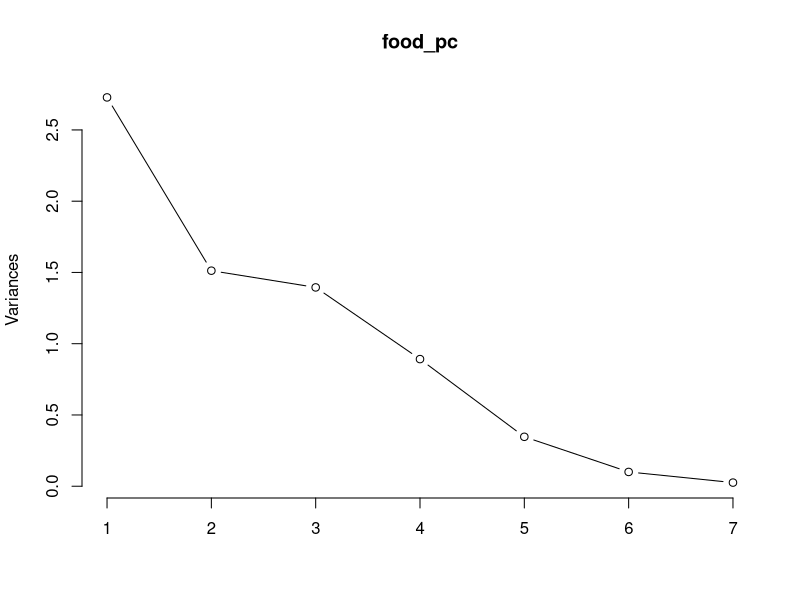
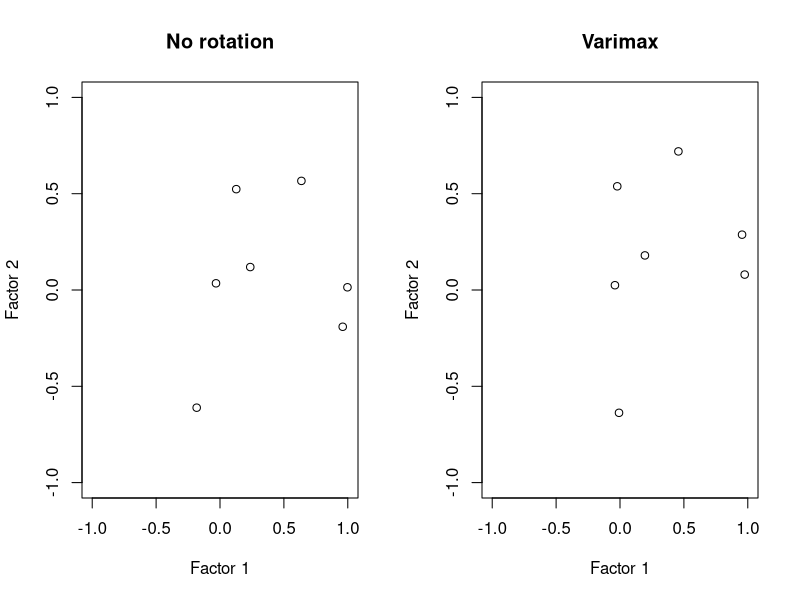

Write R code to recreate these figures, in order.

library("HSAUR3")
data("USairpollution")

food_varcov <- cov(USairpollution)
food_cor <- cor(USairpollution)

food_pc <- prcomp(USairpollution, 
                  center = TRUE,scale. = TRUE)





screeplot(food_pc, type="lines")         # Clearly first two E.values are the 
# only ones that are greater than 1.
# We hence set m=2 in factor analysis


#### PC based Method #####

food_eigen <- eigen(food_cor) 
L1_eigen <-   food_eigen$vector[,1]*(food_eigen$values[1])**0.5
L2_eigen <-   food_eigen$vector[,2]*(food_eigen$values[2])**0.5

## Specific variances
spec_eigen <- 1-(L1_eigen^2 + L2_eigen^2)

## Loading Matrix
L_eigen <- cbind(L1_eigen,L2_eigen)

## Through this method, we clearly don't see a 
## full recovery of the off diagonals of R. 
## Hence the need for the iterative method. 


#### MLE based Method ####

food_fa2 <- factanal(USairpollution, factors = 2, rotation="none")    
food_fa1 <- factanal(USairpollution, factors = 1, rotation="none")  


# Uniqueness: Specific variances
# Loadings: Factor Loadings 

food_fa1$uniquenesses
food_fa2$uniquenesses

# Compute communality

L2 <- food_fa2$loadings
Com2 <- L2 %*% t(L2)

# Recover the correlation matrix from the communality & specific factors

Decomp2 <- Com2 + diag(food_fa2$uniquenesses)
Decomp2
cor(USairpollution)

#### Rotation ####
## Varimax is the default ##
food_fa2_def <- factanal(USairpollution, factors = 2)
food_fa1_def <- factanal(USairpollution, factors = 1) 

food_fa2_vari <- factanal(USairpollution, factors = 2, rotation="varimax")  
food_fa1_vari <- factanal(USairpollution, factors = 1, rotation="varimax")  

## Rotation Matrix ($rotmat)

#### Varimax makes loadings either "large" or zero
varimax(food_fa2$loadings)

varimax(food_fa1$loadings)


#### Promax mainly retains the variance of the factors. 
promax(food_fa2$loadings)

promax(food_fa1$loadings)


## Plots
par(mfrow = c(1,2))
plot(food_fa2$loadings[,1], 
     food_fa2$loadings[,2],
     xlab = "Factor 1", 
     ylab = "Factor 2", 
     ylim = c(-1,1),
     xlim = c(-1,1),
     main = "No rotation")

plot(food_fa2_vari$loadings[,1], 
     food_fa2_vari$loadings[,2],
     xlab = "Factor 1", 
     ylab = "Factor 2", 
     ylim = c(-1,1),
     xlim = c(-1,1),
     main = "Varimax")

#Question 3

L<-matrix(c(.1022, .0752, .0765), nrow = 3)

LLprime <-L %*% t(L)

S <-matrix(c(11.072,8.019, 8.160, 8.019, 6.417, 6.005, 8.160, 6.005, 6.773), nrow = 3)
S
